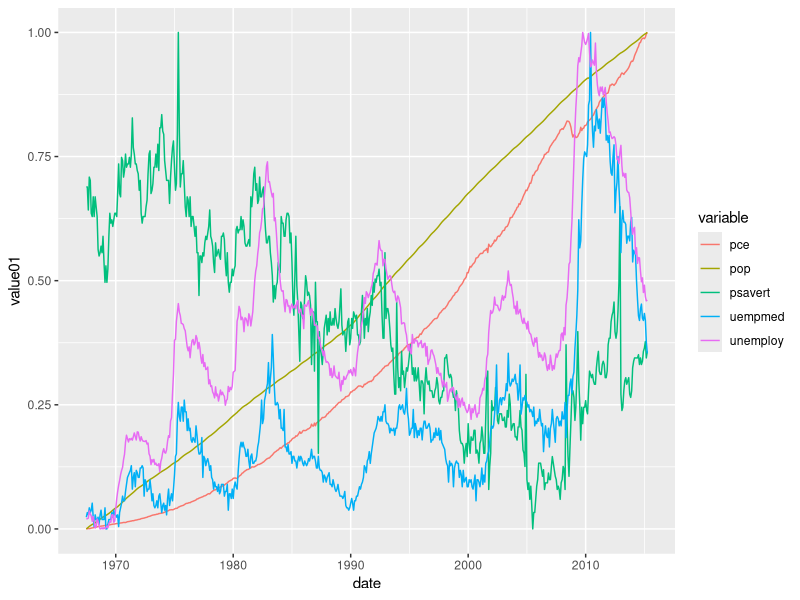

Here is the R script that generated this plot:
##################################
## Author: Beltrán Aller López
## Date: 19/10/2019
## Title: apartado2
##################################

library(ggplot2)

data("economics")
data("economics_long")

ggplot(economics_long, aes(x = date, y = value01)) + geom_line(aes(colour = variable))

       